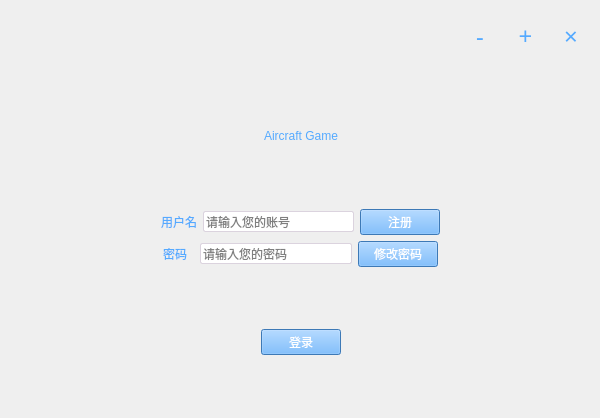
<?xml version="1.0" encoding="UTF-8"?>
<ui version="4.0">
 <class>Login</class>
 <widget class="QMainWindow" name="Login">
  <property name="geometry">
   <rect>
    <x>0</x>
    <y>0</y>
    <width>600</width>
    <height>418</height>
   </rect>
  </property>
  <property name="windowTitle">
   <string>MainWindow</string>
  </property>
  <property name="styleSheet">
   <string notr="true"/>
  </property>
  <widget class="QWidget" name="centralwidget">
   <widget class="QLabel" name="label">
    <property name="geometry">
     <rect>
      <x>10</x>
      <y>6</y>
      <width>16</width>
      <height>16</height>
     </rect>
    </property>
    <property name="text">
     <string/>
    </property>
    <property name="textInteractionFlags">
     <set>Qt::TextSelectableByMouse</set>
    </property>
   </widget>
   <widget class="QWidget" name="verticalLayoutWidget">
    <property name="geometry">
     <rect>
      <x>10</x>
      <y>70</y>
      <width>581</width>
      <height>341</height>
     </rect>
    </property>
    <layout class="QVBoxLayout" name="verticalLayout_2">
     <item>
      <spacer name="verticalSpacer_2">
       <property name="orientation">
        <enum>Qt::Vertical</enum>
       </property>
       <property name="sizeHint" stdset="0">
        <size>
         <width>20</width>
         <height>40</height>
        </size>
       </property>
      </spacer>
     </item>
     <item>
      <layout class="QHBoxLayout" name="horizontalLayout_20">
       <item>
        <spacer name="horizontalSpacer_19">
         <property name="orientation">
          <enum>Qt::Horizontal</enum>
         </property>
         <property name="sizeHint" stdset="0">
          <size>
           <width>40</width>
           <height>20</height>
          </size>
         </property>
        </spacer>
       </item>
       <item>
        <widget class="QLabel" name="label_2">
         <property name="styleSheet">
          <string notr="true">QLabel{
  background-color:rgb(0,0,0,0%);
color:rgb(85, 170, 255);
	font: 28pt &quot;Gabriola&quot;;
}
QLabel:hover{
  background-color:rgb(0,0,0,0%);
}</string>
         </property>
         <property name="text">
          <string>Aircraft Game</string>
         </property>
        </widget>
       </item>
       <item>
        <spacer name="horizontalSpacer_20">
         <property name="orientation">
          <enum>Qt::Horizontal</enum>
         </property>
         <property name="sizeHint" stdset="0">
          <size>
           <width>40</width>
           <height>20</height>
          </size>
         </property>
        </spacer>
       </item>
      </layout>
     </item>
     <item>
      <spacer name="verticalSpacer_3">
       <property name="orientation">
        <enum>Qt::Vertical</enum>
       </property>
       <property name="sizeHint" stdset="0">
        <size>
         <width>20</width>
         <height>40</height>
        </size>
       </property>
      </spacer>
     </item>
     <item>
      <layout class="QHBoxLayout" name="horizontalLayout_8">
       <item>
        <spacer name="horizontalSpacer_3">
         <property name="orientation">
          <enum>Qt::Horizontal</enum>
         </property>
         <property name="sizeHint" stdset="0">
          <size>
           <width>40</width>
           <height>20</height>
          </size>
         </property>
        </spacer>
       </item>
       <item>
        <widget class="QLabel" name="label_4">
         <property name="styleSheet">
          <string notr="true">QLabel{
  background-color:rgb(0,0,0,0%);
color:rgb(85, 170, 255)
}
QLabel:hover{
  background-color:rgb(0,0,0,0%);
}</string>
         </property>
         <property name="text">
          <string>用户名</string>
         </property>
        </widget>
       </item>
       <item>
        <widget class="QLineEdit" name="lineEdit_username">
         <property name="minimumSize">
          <size>
           <width>0</width>
           <height>18</height>
          </size>
         </property>
         <property name="font">
          <font>
           <family>微软雅黑</family>
          </font>
         </property>
         <property name="styleSheet">
          <string notr="true">QLineEdit{
  border:1px solid rgb(219, 211, 222);
  border-radius:2px;
}
QLineEdit:focus{
  border:1px solid rgb(78, 125, 255);
  border-radius:2px;
}</string>
         </property>
         <property name="text">
          <string/>
         </property>
         <property name="placeholderText">
          <string>请输入您的账号</string>
         </property>
        </widget>
       </item>
       <item>
        <widget class="QPushButton" name="pushButton_regsiter">
         <property name="styleSheet">
          <string notr="true">QPushButton{
  background-color:rgb(85, 170, 255);
color:white;
	font: 9pt &quot;Adobe 黑体 Std R&quot;;

}
QPushButton:hover{

  background-color:rgb(85, 170, 255);
}</string>
         </property>
         <property name="text">
          <string>注册</string>
         </property>
        </widget>
       </item>
       <item>
        <spacer name="horizontalSpacer">
         <property name="orientation">
          <enum>Qt::Horizontal</enum>
         </property>
         <property name="sizeHint" stdset="0">
          <size>
           <width>40</width>
           <height>20</height>
          </size>
         </property>
        </spacer>
       </item>
      </layout>
     </item>
     <item>
      <layout class="QHBoxLayout" name="horizontalLayout_9">
       <item>
        <spacer name="horizontalSpacer_4">
         <property name="orientation">
          <enum>Qt::Horizontal</enum>
         </property>
         <property name="sizeHint" stdset="0">
          <size>
           <width>40</width>
           <height>20</height>
          </size>
         </property>
        </spacer>
       </item>
       <item>
        <widget class="QLabel" name="label_5">
         <property name="styleSheet">
          <string notr="true">QLabel{
  background-color:rgb(0,0,0,0%);
color:rgb(85, 170, 255)
}
QLabel:hover{
  background-color:rgb(0,0,0,0%);
}</string>
         </property>
         <property name="text">
          <string>密码  </string>
         </property>
        </widget>
       </item>
       <item>
        <widget class="QLineEdit" name="lineEdit_pwd">
         <property name="font">
          <font>
           <family>微软雅黑</family>
          </font>
         </property>
         <property name="styleSheet">
          <string notr="true">QLineEdit{
  border:1px solid rgb(219, 211, 222);
  border-radius:2px;
}
QLineEdit:focus{
  border:1px solid rgb(78, 125, 255);
  border-radius:2px;
}</string>
         </property>
         <property name="text">
          <string/>
         </property>
         <property name="echoMode">
          <enum>QLineEdit::Password</enum>
         </property>
         <property name="placeholderText">
          <string>请输入您的密码</string>
         </property>
        </widget>
       </item>
       <item>
        <widget class="QPushButton" name="pushButton_changepwd">
         <property name="styleSheet">
          <string notr="true">QPushButton{
	font: 9pt &quot;Adobe 黑体 Std R&quot;;
  background-color:rgb(85, 170, 255);
color:white;
}
QPushButton:hover{

  background-color:rgb(85, 170, 255);
}</string>
         </property>
         <property name="text">
          <string>修改密码</string>
         </property>
        </widget>
       </item>
       <item>
        <spacer name="horizontalSpacer_2">
         <property name="orientation">
          <enum>Qt::Horizontal</enum>
         </property>
         <property name="sizeHint" stdset="0">
          <size>
           <width>40</width>
           <height>20</height>
          </size>
         </property>
        </spacer>
       </item>
      </layout>
     </item>
     <item>
      <spacer name="verticalSpacer_4">
       <property name="orientation">
        <enum>Qt::Vertical</enum>
       </property>
       <property name="sizeHint" stdset="0">
        <size>
         <width>20</width>
         <height>40</height>
        </size>
       </property>
      </spacer>
     </item>
     <item>
      <layout class="QHBoxLayout" name="horizontalLayout_10">
       <item>
        <spacer name="horizontalSpacer_7">
         <property name="orientation">
          <enum>Qt::Horizontal</enum>
         </property>
         <property name="sizeHint" stdset="0">
          <size>
           <width>40</width>
           <height>20</height>
          </size>
         </property>
        </spacer>
       </item>
       <item>
        <widget class="QPushButton" name="pushButton_login">
         <property name="font">
          <font>
           <family>Adobe 黑体 Std R</family>
           <pointsize>9</pointsize>
           <weight>50</weight>
           <italic>false</italic>
           <bold>false</bold>
          </font>
         </property>
         <property name="cursor">
          <cursorShape>PointingHandCursor</cursorShape>
         </property>
         <property name="styleSheet">
          <string notr="true">QPushButton{
	font: 9pt &quot;Adobe 黑体 Std R&quot;;
  background-color:rgb(85, 170, 255);
color:white;
}
QPushButton:hover{

  background-color:rgb(85, 170, 255);
}</string>
         </property>
         <property name="text">
          <string>登录</string>
         </property>
        </widget>
       </item>
       <item>
        <spacer name="horizontalSpacer_6">
         <property name="orientation">
          <enum>Qt::Horizontal</enum>
         </property>
         <property name="sizeHint" stdset="0">
          <size>
           <width>40</width>
           <height>20</height>
          </size>
         </property>
        </spacer>
       </item>
      </layout>
     </item>
     <item>
      <spacer name="verticalSpacer">
       <property name="orientation">
        <enum>Qt::Vertical</enum>
       </property>
       <property name="sizeHint" stdset="0">
        <size>
         <width>20</width>
         <height>40</height>
        </size>
       </property>
      </spacer>
     </item>
    </layout>
   </widget>
   <widget class="QWidget" name="horizontalLayoutWidget">
    <property name="geometry">
     <rect>
      <x>460</x>
      <y>10</y>
      <width>131</width>
      <height>51</height>
     </rect>
    </property>
    <layout class="QHBoxLayout" name="horizontalLayout_7">
     <item>
      <widget class="QLabel" name="label_min">
       <property name="font">
        <font>
         <family>Adobe Devanagari</family>
         <pointsize>18</pointsize>
         <weight>9</weight>
         <italic>false</italic>
         <bold>false</bold>
        </font>
       </property>
       <property name="styleSheet">
        <string notr="true">QLabel{
   color:rgb(85, 170, 255);
	font: 75 18pt &quot;Adobe Devanagari&quot;;

}
QLabel:hover{
   background-color:rgb(255,255,255,50%);
}</string>
       </property>
       <property name="text">
        <string>-</string>
       </property>
       <property name="alignment">
        <set>Qt::AlignCenter</set>
       </property>
      </widget>
     </item>
     <item>
      <widget class="QLabel" name="label_setting">
       <property name="font">
        <font>
         <family>Adobe Devanagari</family>
         <pointsize>18</pointsize>
         <weight>9</weight>
         <italic>false</italic>
         <bold>false</bold>
        </font>
       </property>
       <property name="styleSheet">
        <string notr="true">QLabel{
   color:rgb(85, 170, 255);
	font: 75 18pt &quot;Adobe Devanagari&quot;;

}
QLabel:hover{
   background-color:rgb(255,255,255,50%);
}</string>
       </property>
       <property name="text">
        <string>+</string>
       </property>
       <property name="alignment">
        <set>Qt::AlignCenter</set>
       </property>
      </widget>
     </item>
     <item>
      <widget class="QLabel" name="label_close">
       <property name="font">
        <font>
         <family>Adobe Devanagari</family>
         <pointsize>18</pointsize>
         <weight>9</weight>
         <italic>false</italic>
         <bold>false</bold>
        </font>
       </property>
       <property name="styleSheet">
        <string notr="true">QLabel{
   color:rgb(85, 170, 255);
	font: 75 18pt &quot;Adobe Devanagari&quot;;

}
QLabel:hover{
   background-color:rgb(255,255,255,50%);
}</string>
       </property>
       <property name="text">
        <string>×</string>
       </property>
       <property name="alignment">
        <set>Qt::AlignCenter</set>
       </property>
      </widget>
     </item>
    </layout>
   </widget>
  </widget>
 </widget>
 <resources/>
 <connections/>
</ui>
